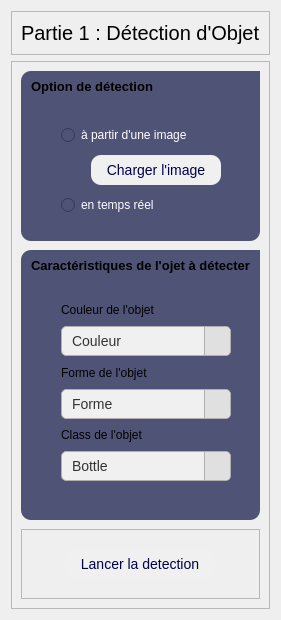
            <widget class="QWidget" name="partie1_page">
             <property name="sizePolicy">
              <sizepolicy hsizetype="Fixed" vsizetype="Preferred">
               <horstretch>0</horstretch>
               <verstretch>0</verstretch>
              </sizepolicy>
             </property>
             <property name="styleSheet">
              <string notr="true">QFrame{
width:60px
}</string>
             </property>
             <layout class="QVBoxLayout" name="verticalLayout_3">
              <item>
               <widget class="QFrame" name="frame_7">
                <property name="sizePolicy">
                 <sizepolicy hsizetype="Expanding" vsizetype="Fixed">
                  <horstretch>0</horstretch>
                  <verstretch>0</verstretch>
                 </sizepolicy>
                </property>
                <property name="minimumSize">
                 <size>
                  <width>0</width>
                  <height>40</height>
                 </size>
                </property>
                <property name="styleSheet">
                 <string notr="true"/>
                </property>
                <property name="frameShape">
                 <enum>QFrame::StyledPanel</enum>
                </property>
                <property name="frameShadow">
                 <enum>QFrame::Raised</enum>
                </property>
                <layout class="QHBoxLayout" name="horizontalLayout_3">
                 <property name="topMargin">
                  <number>9</number>
                 </property>
                 <item alignment="Qt::AlignHCenter">
                  <widget class="QLabel" name="label_3">
                   <property name="sizePolicy">
                    <sizepolicy hsizetype="Preferred" vsizetype="Fixed">
                     <horstretch>0</horstretch>
                     <verstretch>0</verstretch>
                    </sizepolicy>
                   </property>
                   <property name="font">
                    <font>
                     <pointsize>15</pointsize>
                     <weight>50</weight>
                     <bold>false</bold>
                    </font>
                   </property>
                   <property name="text">
                    <string>Partie 1 : Détection d'Objet</string>
                   </property>
                  </widget>
                 </item>
                </layout>
               </widget>
              </item>
              <item>
               <widget class="QFrame" name="frame_14">
                <property name="sizePolicy">
                 <sizepolicy hsizetype="Expanding" vsizetype="Expanding">
                  <horstretch>0</horstretch>
                  <verstretch>0</verstretch>
                 </sizepolicy>
                </property>
                <property name="minimumSize">
                 <size>
                  <width>0</width>
                  <height>100</height>
                 </size>
                </property>
                <property name="maximumSize">
                 <size>
                  <width>16777215</width>
                  <height>16777215</height>
                 </size>
                </property>
                <property name="sizeIncrement">
                 <size>
                  <width>0</width>
                  <height>100</height>
                 </size>
                </property>
                <property name="baseSize">
                 <size>
                  <width>0</width>
                  <height>500</height>
                 </size>
                </property>
                <property name="styleSheet">
                 <string notr="true">QPushButton{
	color: rgb(0, 0, 76);
	background-color: rgb(170, 255, 0);
	padding : 5px;
	border-radius : 10px;
	font-size:10px
}
QRadioButton{
	Color :white
}
</string>
                </property>
                <property name="frameShape">
                 <enum>QFrame::StyledPanel</enum>
                </property>
                <property name="frameShadow">
                 <enum>QFrame::Raised</enum>
                </property>
                <property name="midLineWidth">
                 <number>0</number>
                </property>
                <layout class="QVBoxLayout" name="verticalLayout_8">
                 <property name="spacing">
                  <number>9</number>
                 </property>
                 <item>
                  <widget class="QFrame" name="frame_6">
                   <property name="sizePolicy">
                    <sizepolicy hsizetype="Expanding" vsizetype="Fixed">
                     <horstretch>0</horstretch>
                     <verstretch>0</verstretch>
                    </sizepolicy>
                   </property>
                   <property name="minimumSize">
                    <size>
                     <width>0</width>
                     <height>170</height>
                    </size>
                   </property>
                   <property name="styleSheet">
                    <string notr="true">*{
	background-color: rgb(79, 83, 118);
}
QFrame{
	border-radius:10px;
}
QPushButton{
	color: rgb(0, 0, 76);
	background-color: rgb(240, 240, 240);
	padding : 5px;
	border-radius : 10px;
	font-size : 14px;
	width:120px;
}</string>
                   </property>
                   <property name="frameShape">
                    <enum>QFrame::StyledPanel</enum>
                   </property>
                   <property name="frameShadow">
                    <enum>QFrame::Raised</enum>
                   </property>
                   <widget class="QLabel" name="label_2">
                    <property name="geometry">
                     <rect>
                      <x>10</x>
                      <y>0</y>
                      <width>371</width>
                      <height>31</height>
                     </rect>
                    </property>
                    <property name="sizePolicy">
                     <sizepolicy hsizetype="Expanding" vsizetype="Preferred">
                      <horstretch>0</horstretch>
                      <verstretch>0</verstretch>
                     </sizepolicy>
                    </property>
                    <property name="font">
                     <font>
                      <pointsize>10</pointsize>
                      <weight>75</weight>
                      <bold>true</bold>
                     </font>
                    </property>
                    <property name="text">
                     <string>Option de détection</string>
                    </property>
                   </widget>
                   <widget class="QWidget" name="layoutWidget">
                    <property name="geometry">
                     <rect>
                      <x>40</x>
                      <y>40</y>
                      <width>191</width>
                      <height>111</height>
                     </rect>
                    </property>
                    <layout class="QVBoxLayout" name="verticalLayout_13">
                     <property name="topMargin">
                      <number>10</number>
                     </property>
                     <item>
                      <widget class="QRadioButton" name="radioButton">
                       <property name="text">
                        <string>à partir d'une image </string>
                       </property>
                      </widget>
                     </item>
                     <item alignment="Qt::AlignHCenter">
                      <widget class="QPushButton" name="pushButton">
                       <property name="sizePolicy">
                        <sizepolicy hsizetype="Expanding" vsizetype="Expanding">
                         <horstretch>0</horstretch>
                         <verstretch>0</verstretch>
                        </sizepolicy>
                       </property>
                       <property name="minimumSize">
                        <size>
                         <width>10</width>
                         <height>0</height>
                        </size>
                       </property>
                       <property name="maximumSize">
                        <size>
                         <width>200</width>
                         <height>30</height>
                        </size>
                       </property>
                       <property name="font">
                        <font>
                         <pointsize>-1</pointsize>
                        </font>
                       </property>
                       <property name="text">
                        <string>Charger l'image</string>
                       </property>
                      </widget>
                     </item>
                     <item>
                      <widget class="QRadioButton" name="radioButton_2">
                       <property name="text">
                        <string>en temps réel</string>
                       </property>
                      </widget>
                     </item>
                    </layout>
                   </widget>
                  </widget>
                 </item>
                 <item>
                  <widget class="QFrame" name="frame_13">
                   <property name="minimumSize">
                    <size>
                     <width>0</width>
                     <height>270</height>
                    </size>
                   </property>
                   <property name="styleSheet">
                    <string notr="true">*{
	background-color: rgb(79, 83, 118);
}
QFrame{
	border-radius:10px;
}

QComboBox {
    background-color: #f0f0f0;      /* Light background */
    border: 1px solid #b0b0b0;      /* Subtle border */
    border-radius: 5px;             /* Rounded corners */
    padding: 5px 10px;              /* Spacing inside */
    font-size: 14px;                /* Text size */
    color: #333;                    /* Text color */
}

QComboBox:hover {
    border: 1px solid #0078d7;      /* Highlight border on hover */
}

QComboBox::drop-down {
    subcontrol-origin: padding;
    subcontrol-position: top right;
    width: 25px;                    /* Size of the dropdown arrow */
    border-left: 1px solid #b0b0b0; /* Separator between text and arrow */
    background-color: #e0e0e0;      /* Dropdown background */
    border-top-right-radius: 5px;
    border-bottom-right-radius: 5px;
}

QComboBox::down-arrow {
    image: url(&quot;C:/Users/HP/Documents/Studies/Master2/VISION/Projet Vision/images/down.png&quot;);
    width: 12px;
    height: 12px;
}

QComboBox QAbstractItemView {
    border: 1px solid #b0b0b0;      /* Border for dropdown items */
    background-color: #ffffff;      /* Background for dropdown items */
    selection-background-color: #0078d7;  /* Highlighted item background */
    selection-color: #ffffff;       /* Highlighted item text color */
}



</string>
                   </property>
                   <property name="frameShape">
                    <enum>QFrame::StyledPanel</enum>
                   </property>
                   <property name="frameShadow">
                    <enum>QFrame::Raised</enum>
                   </property>
                   <widget class="QLabel" name="label_7">
                    <property name="geometry">
                     <rect>
                      <x>10</x>
                      <y>0</y>
                      <width>371</width>
                      <height>31</height>
                     </rect>
                    </property>
                    <property name="font">
                     <font>
                      <pointsize>10</pointsize>
                      <weight>75</weight>
                      <bold>true</bold>
                     </font>
                    </property>
                    <property name="text">
                     <string>Caractéristiques de l'ojet à détecter</string>
                    </property>
                   </widget>
                   <widget class="QWidget" name="layoutWidget">
                    <property name="geometry">
                     <rect>
                      <x>40</x>
                      <y>40</y>
                      <width>191</width>
                      <height>191</height>
                     </rect>
                    </property>
                    <layout class="QVBoxLayout" name="verticalLayout_11">
                     <property name="spacing">
                      <number>6</number>
                     </property>
                     <property name="topMargin">
                      <number>10</number>
                     </property>
                     <item>
                      <widget class="QLabel" name="label_10">
                       <property name="text">
                        <string>Couleur de l'objet</string>
                       </property>
                      </widget>
                     </item>
                     <item>
                      <widget class="QComboBox" name="comboBox">
                       <property name="maximumSize">
                        <size>
                         <width>170</width>
                         <height>16777215</height>
                        </size>
                       </property>
                       <item>
                        <property name="text">
                         <string>Couleur</string>
                        </property>
                       </item>
                       <item>
                        <property name="text">
                         <string>Orange</string>
                        </property>
                       </item>
                       <item>
                        <property name="text">
                         <string>Bleu</string>
                        </property>
                       </item>
                       <item>
                        <property name="text">
                         <string>Rouge</string>
                        </property>
                       </item>
                       <item>
                        <property name="text">
                         <string>Vert</string>
                        </property>
                       </item>
                       <item>
                        <property name="text">
                         <string>Jaune</string>
                        </property>
                       </item>
                      </widget>
                     </item>
                     <item>
                      <widget class="QLabel" name="label_9">
                       <property name="text">
                        <string>Forme de l'objet</string>
                       </property>
                      </widget>
                     </item>
                     <item>
                      <widget class="QComboBox" name="comboBox_2">
                       <property name="maximumSize">
                        <size>
                         <width>170</width>
                         <height>16777215</height>
                        </size>
                       </property>
                       <item>
                        <property name="text">
                         <string>Forme</string>
                        </property>
                       </item>
                       <item>
                        <property name="text">
                         <string>Carre</string>
                        </property>
                       </item>
                       <item>
                        <property name="text">
                         <string>Rectangle</string>
                        </property>
                       </item>
                       <item>
                        <property name="text">
                         <string>Cercle</string>
                        </property>
                       </item>
                       <item>
                        <property name="text">
                         <string>Triangle</string>
                        </property>
                       </item>
                      </widget>
                     </item>
                     <item>
                      <widget class="QLabel" name="label_16">
                       <property name="text">
                        <string>Class de l'objet</string>
                       </property>
                      </widget>
                     </item>
                     <item>
                      <widget class="QComboBox" name="comboBox_3">
                       <property name="maximumSize">
                        <size>
                         <width>170</width>
                         <height>16777215</height>
                        </size>
                       </property>
                       <item>
                        <property name="text">
                         <string>Bottle</string>
                        </property>
                       </item>
                       <item>
                        <property name="text">
                         <string>Orange</string>
                        </property>
                       </item>
                       <item>
                        <property name="text">
                         <string>Book</string>
                        </property>
                       </item>
                       <item>
                        <property name="text">
                         <string>Bear</string>
                        </property>
                       </item>
                      </widget>
                     </item>
                    </layout>
                   </widget>
                  </widget>
                 </item>
                 <item alignment="Qt::AlignTop">
                  <widget class="QFrame" name="frame_15">
                   <property name="minimumSize">
                    <size>
                     <width>0</width>
                     <height>70</height>
                    </size>
                   </property>
                   <property name="styleSheet">
                    <string notr="true">QPushButton{
	color: rgb(0, 0, 76);
	background-color: rgb(240, 240, 240);
	padding : 5px;
	border-radius : 10px;
	font-size : 14px;
}</string>
                   </property>
                   <property name="frameShape">
                    <enum>QFrame::StyledPanel</enum>
                   </property>
                   <property name="frameShadow">
                    <enum>QFrame::Raised</enum>
                   </property>
                   <layout class="QHBoxLayout" name="horizontalLayout_7">
                    <item>
                     <widget class="QPushButton" name="pushButton_2">
                      <property name="minimumSize">
                       <size>
                        <width>30</width>
                        <height>0</height>
                       </size>
                      </property>
                      <property name="maximumSize">
                       <size>
                        <width>150</width>
                        <height>30</height>
                       </size>
                      </property>
                      <property name="text">
                       <string>Lancer la detection</string>
                      </property>
                     </widget>
                    </item>
                   </layout>
                  </widget>
                 </item>
                </layout>
               </widget>
              </item>
             </layout>
            </widget>
